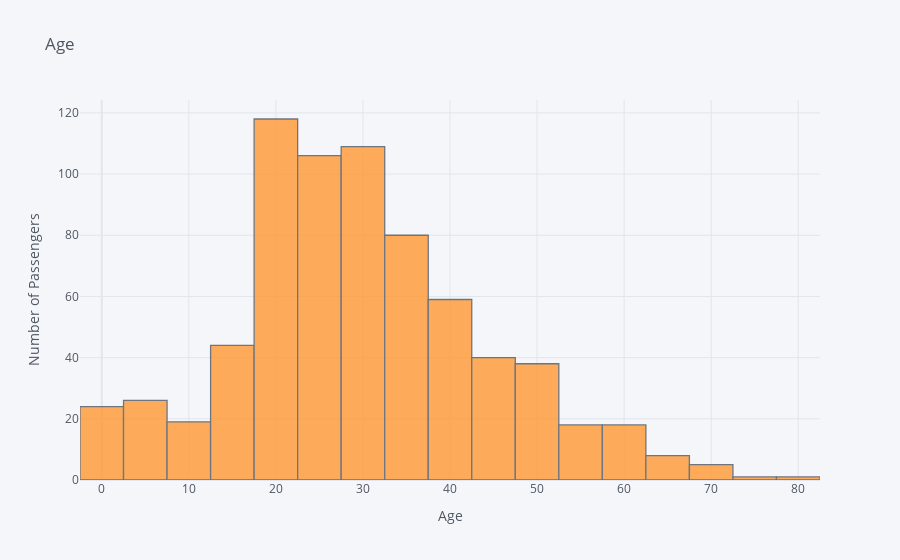

The notebook cell saved with this chart:
### Code cell
df_train['Age'].iplot(kind='hist', bins=30, title='Age',xTitle='Age',
    yTitle='Number of Passengers')

### Figure 1 — Plotly figure (JSON) as saved in the notebook; plotly's stock layout.template omitted (floating-point values rounded to 4 significant figures; data arrays with more than 128 entries replaced by an {"elided": "..."} marker saying what was removed)
{"data": [{"histfunc": "count", "histnorm": "", "marker": {"color": "rgba(255, 153, 51, 1.0)", "line": {"color": "#4D5663", "width": 1.3}}, "name": "Age", "nbinsx": 30, "opacity": 0.8, "orientation": "v", "type": "histogram", "x": {"elided": "891 float values"}}], "layout": {"barmode": "overlay", "legend": {"bgcolor": "#F5F6F9", "font": {"color": "#4D5663"}}, "paper_bgcolor": "#F5F6F9", "plot_bgcolor": "#F5F6F9", "title": {"font": {"color": "#4D5663"}, "text": "Age"}, "xaxis": {"gridcolor": "#E1E5ED", "showgrid": true, "tickfont": {"color": "#4D5663"}, "title": {"font": {"color": "#4D5663"}, "text": "Age"}, "zerolinecolor": "#E1E5ED"}, "yaxis": {"gridcolor": "#E1E5ED", "showgrid": true, "tickfont": {"color": "#4D5663"}, "title": {"font": {"color": "#4D5663"}, "text": "Number of Passengers"}, "zerolinecolor": "#E1E5ED"}}}
